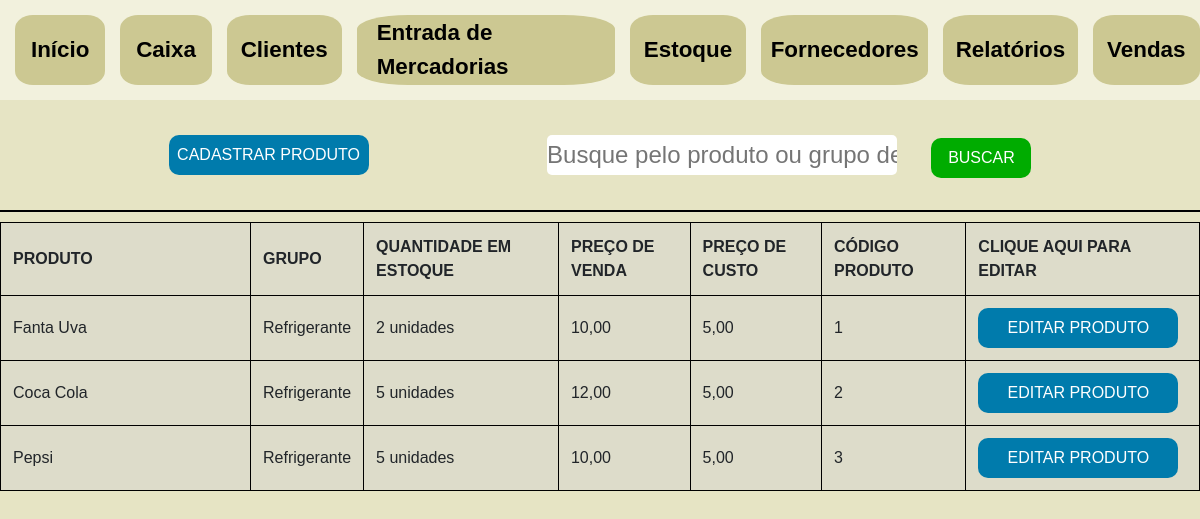
Page /estoque/ on the committed database.
### sistema/models.py (models this page shows, shortened)
class Produto(models.Model):
    nome = models.CharField(max_length=100)
    valor_venda = models.DecimalField(max_digits=10, decimal_places=2)
    valor_custo = models.DecimalField(max_digits=10, decimal_places=2)
    quantidade = models.IntegerField()
    grupo = models.CharField(max_length=100)
    quantidade_minima_para_pedido = models.IntegerField()

### sistema/views.py (the view, shortened to what this page needs)
# urls.py: path('estoque/', Estoque.as_view(), name='estoque'),
class Estoque(ListView):
    template_name = "estoque.html"
    model = Produto
    def get_context_data(self, **kwargs):
        context = super().get_context_data(**kwargs)
        produtos = self.get_queryset()
        lista_de_produtos_qtde_minima = []
        for produto in produtos:
            if produto.quantidade < produto.quantidade_minima_para_pedido:
                lista_de_produtos_qtde_minima.append(produto)
        context['lista_de_produtos_qtde_minima'] = lista_de_produtos_qtde_minima
        return context

### sistema/templates/estoque.html (shortened to what this page needs)
{% extends 'base.html' %}
{% load static %}
{% block content %}
<div>
    <div class="busca-add-produto">
        <a href="{% url "sistema:cadastrarProduto" %}">
        <div>
            <button type="button" class="add-produto">CADASTRAR PRODUTO</button>
        </div>
        </a>
        <div class="buscar-produto">
            <form method='post'>
                <input type="text" name="busca-produto" id='idbusca-produto' placeholder="Busque pelo produto ou grupo desejado" class='input-produto'>
                <button type="submit" class='btn-add'>BUSCAR</button>
            </form>
        </div>
    </div>
    <div style='background-color: black; height:2px; margin-top:10px; margin-bottom:10px;'>
    </div>
    <div class='exibe-produtos'>
        <table>
            <tr>
                <th>PRODUTO<th>GRUPO<th>QUANTIDADE EM ESTOQUE <th>PREÇO DE VENDA <th>PREÇO DE CUSTO<th>CÓDIGO PRODUTO <th> CLIQUE AQUI PARA EDITAR
            </tr>
            {% for produto in object_list %}
            <tr>
                <td class="produto-tabela"> {{ produto.nome }}
                <td> {{ produto.grupo }}
                <td> {{ produto.quantidade }} unidades
                <td> {{ produto.valor_venda }}
                <td> {{ produto.valor_custo }}
                <td> {{ produto.id }}
                <td>
                <a href="{% url "sistema:editarProduto" produto.id %}">
                    <div>
                        <button type="button" class="add-produto">EDITAR PRODUTO</button>
                    </div>
                </a>
            </tr>
            {% endfor %}
        </table>
    </div>
{% endblock %}

### templates/base.html (shortened to what this page needs)
{% load static %}
<!DOCTYPE html>
<html lang="pt-br">
<head>
    <link href="https://cdn.jsdelivr.net/npm/bootstrap@5.3.3/dist/css/bootstrap.min.css" rel="stylesheet">
    <link rel="stylesheet" type="text/css" href="{% static 'css/style.css' %}">
    <link rel="stylesheet" href="https://cdn.jsdelivr.net/npm/bootstrap-icons@1.11.3/font/bootstrap-icons.min.css">
</head>
<body>
    {% include 'navbar.html' %}
    {% block content %}
    {% endblock %}
</body>
</html>

### templates/navbar.html
<nav>
    <div class='secao-de-opcoes'>
        <a class="opcao-navbar" href="{% url 'sistema:homepage' %}">Início</a>
        <a class="opcao-navbar" href="{% url 'sistema:caixa' %}">Caixa</a>
        <a class="opcao-navbar" href="{% url 'sistema:clientes' %}">Clientes</a>
        <a class="opcao-navbar" href="{% url 'sistema:entradaDeNotas' %}">Entrada de Mercadorias</a>
        <a class="opcao-navbar" href="{% url 'sistema:estoque' %}">Estoque</a>
        <a class="opcao-navbar" href="{% url 'sistema:fornecedores' %}">Fornecedores</a>
        <a class="opcao-navbar" href="{% url 'sistema:relatorios' %}">Relatórios</a>
        <a class="opcao-navbar" href="{% url 'sistema:vendas' %}">Vendas</a>
    </div>
</nav>

### static/css/style.css (style rules this page uses)
* { margin:0; padding: 0; font-family: Arial, Helvetica, sans-serif; }
.secao-de-opcoes { background-color:#f2f1dd; height:100px; display:flex; justify-content: space-around; }
.opcao-navbar { color:black; font-size: 1.4rem; font-weight: 700; text-decoration: none; margin-left: 15px; display:flex; align-items: center; background-color:#ccc892; border-radius: 20%; min-width: 7%; justify-content: center; margin-top: 15px; margin-bottom: 15px; padding: 5px 20px; }
body { background-color: #e6e4c4; }
.input-produto { width:350px; height:40px; border-radius: 5px; border: none; margin: 10px;font-size:1.5rem; }
.btn-add { width:100px; height: 40px; background-color: rgb(0, 172, 0);color:white; border: none; border-radius: 10px; margin-left: 20px; }
.busca-add-produto { display: flex; justify-content: space-evenly; align-items: center; margin-top: 25px; margin-bottom: 25px; }
.add-produto { background-color: rgb(0, 123, 172); color:white; border: none; border-radius: 10px; width: 200px; height: 40px; cursor: pointer; }
.input-produto { width: 350px; height: 40px; border: none; border-radius: 5px; }
table { height:20px; border-collapse: collapse; background-color: rgba(209, 209, 209, 0.438); margin:auto; }
td, th { border: 1px solid black; padding: 12px; }
.produto-tabela { width: 250px; }

### rows in the picture
Produto: nome "Fanta Uva", grupo "Refrigerante", quantidade "2", valor_venda "10,00", valor_custo "5,00", id "1"
Produto: nome "Coca Cola", grupo "Refrigerante", quantidade "5", valor_venda "12,00", valor_custo "5,00", id "2"
Produto: nome "Pepsi", grupo "Refrigerante", quantidade "5", valor_venda "10,00", valor_custo "5,00", id "3"
